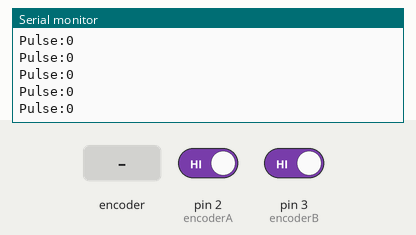
The sketch below on a simulated Arduino Uno, built with avr-gcc and run on an emulated ATmega328P. Shown: the last lines printed to the serial monitor. The inputs (shaded band) are chosen by the test bench; at power-on: pin 2 (encoderA) HIGH, pin 3 (encoderB) HIGH.

Above: at 1.2 s.
1.3 s: rotary encoder on pin 2 (encoderA) / pin 3 (encoderB) turned 1 step (first pin leading)
At 1.31 s:
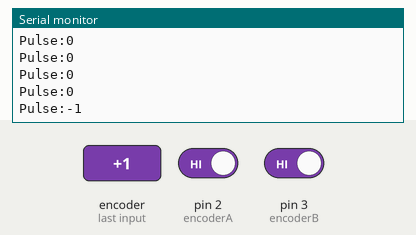
3.0 s: rotary encoder on pin 2 (encoderA) / pin 3 (encoderB) turned 2 steps (second pin leading)
At 3.31 s:
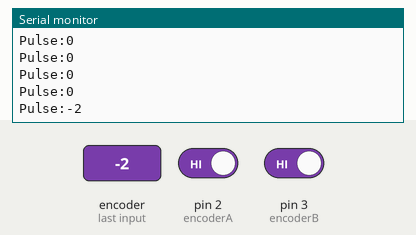
Timing chart, 0 to 6.0 s (numbered marks = the images above; inputs shaded):
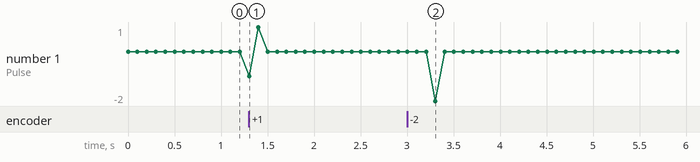

Measured:
- after the input at 1.3 s, the serial monitor: prints a new line at once (image 1)
- after the input at 3.0 s, the serial monitor: prints a new line after 0.30 s (image 2)

The sketch:

Encoder_direction.ino
```cpp
//The sample code for driving one way motor encoder
const byte encoderA = 2;//A pin -> the interrupt pin 0
const byte encoderB = 3;//B pin -> the digital pin 3
byte encoderALast;
int duration;//the number of the pulses
boolean Direction;//the rotation direction


void setup()
{
  Serial.begin(9600);//Initialize the serial port
  EncoderInit();//Initialize the module
}

void loop()
{
  Serial.print("Pulse:");
  Serial.println(duration);
  duration = 0;
  delay(100);
}

void EncoderInit()
{
  Direction = true;//default -> Forward
  pinMode(encoderB,INPUT);
  attachInterrupt(0, wheelSpeed, CHANGE);
}

void wheelSpeed()
{
  int Lstate = digitalRead(encoderA);
  if((encoderALast == LOW) && Lstate==HIGH)
  {
    int val = digitalRead(encoderB);
    if(val == LOW && Direction)
    {
      Direction = false; //Reverse
    }
    else if(val == HIGH && !Direction)
    {
      Direction = true;  //Forward
    }
  }
  encoderALast = Lstate;

  if(!Direction)  duration++;
  else  duration--;
}
```
